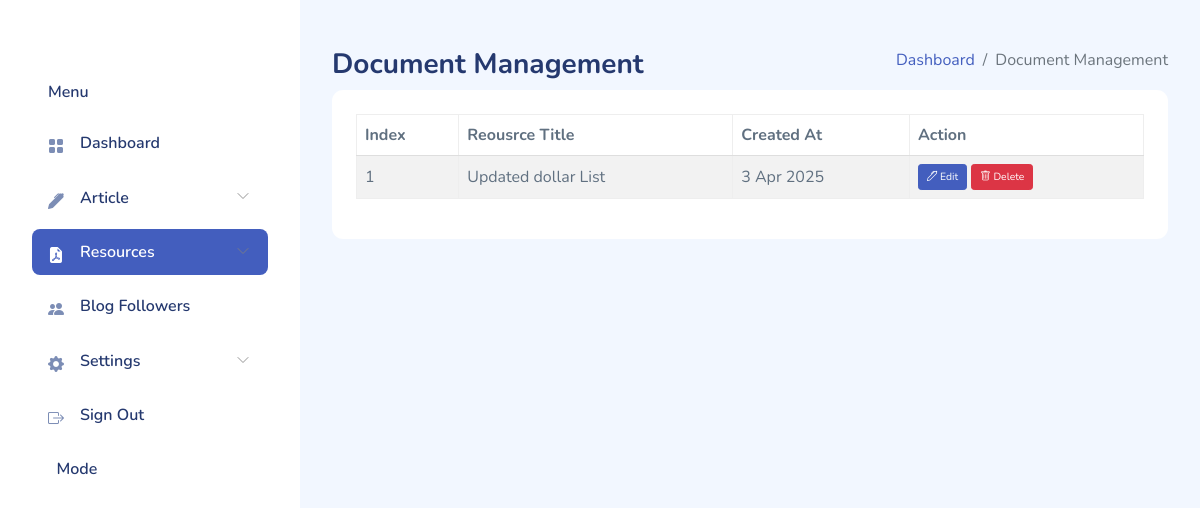
Page /document-management/ (signed in) on the earlier database version.
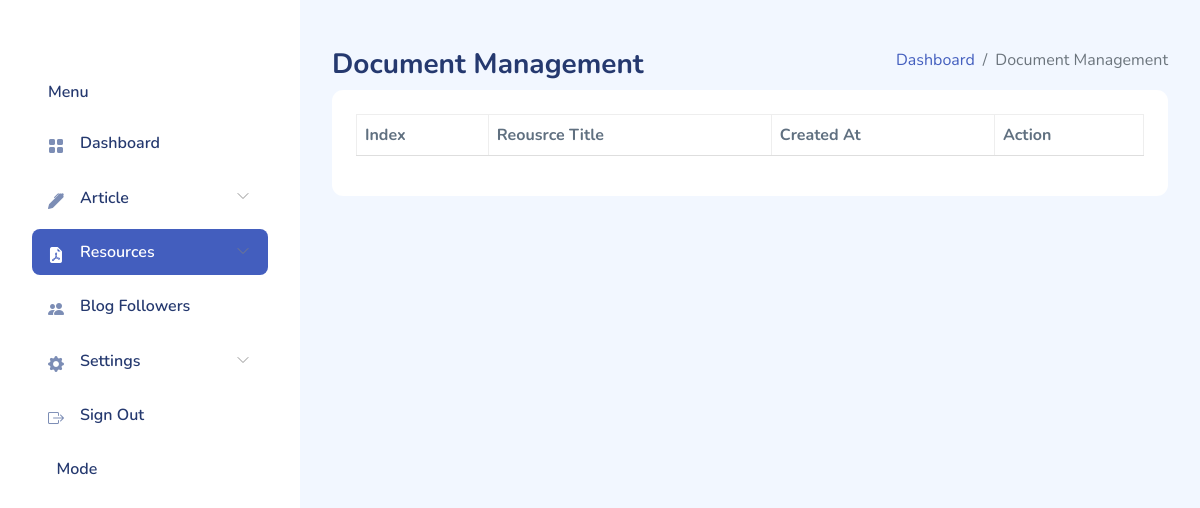
Same page on the later database version.
### admin_app/models.py (models this page shows, shortened)
class ResourcesModel(models.Model):
    resource_name = models.CharField(max_length=200)
    short_description = models.TextField()
    resource_file = models.FileField(upload_to="resources")
    created_at = models.DateTimeField(default=timezone.now)
    class Meta:
        verbose_name = "Resource"
        verbose_name_plural = "Resources"
        ordering = ['-created_at']

### admin_app/views.py (the view)
# urls.py: path("document-management/", DocumentManagement.as_view(), name="document-management-view"),
class DocumentManagement(AuthRequiredMixin, TemplateView):
    template_name = "admin_templates/resources-management.html"
    def get_context_data(self, *args, **kwargs):
        context = super().get_context_data(*args, **kwargs)
        resources = ResourcesModel.objects.only('id', 'resource_name', 'short_description', 'created_at').all()
        context['resources'] = resources
        return context

### admin_app/views.py (called while the page is built)
    def dispatch(self, request, *args, **kwargs):
        if not request.user.is_authenticated:
            return redirect(self.login_url)
        return super().dispatch(request, *args, **kwargs)

### templates/admin_templates/resources-management.html (shortened to what this page needs)
{% extends 'admin_templates/base.html' %}
{% block 'main-page-content' %}
<div class="page-heading">
    <div class="page-title">
        <div class="row">
            <div class="col-12 col-md-6 order-md-1 order-last">
                <h3>Document Management</h3>
            </div>
            <div class="col-12 col-md-6 order-md-2 order-first">
                <nav aria-label="breadcrumb" class="breadcrumb-header float-start float-lg-end">
                    <ol class="breadcrumb">
                        <li class="breadcrumb-item">
                            <a href="{% url 'admin-index-view' %}" hx-get="{% url 'admin-index-view' %}"
                                hx-target="#main-content" hx-swap="innerHTML" hx-push-url="true">Dashboard</a>
                        </li>
                        <li class="breadcrumb-item active" aria-current="page">Document Management</li>
                    </ol>
                </nav>
            </div>
        </div>
    </div>
    <section class="section">
        <div class="card">
            <div class="card-body">
                <div class="row">
                    <div class="col-md-12">
                        <table id="articleDataTable" class="table nowrap table-striped table-bordered dt-responsive"
                            style="width:100%">
                            <thead>
                                <tr>
                                    <th>Index</th>
                                    <th>Reousrce Title</th>
                                    <th>Created At</th>
                                    <th>Action</th>
                                </tr>
                            </thead>
                            <tbody>
                                {% for resource in resources %}
                                <tr data-slug="{{ resource.slug }}">
                                    <td>{{ forloop.counter }}</td>
                                    <td>{{ resource.resource_name }}</td>
                                    <td>{{ resource.created_at|date:"j M Y" }}</td>
                                    <td>
                                        <a href="{% url 'update-resource-view' resource.id %}"
                                            class="btn btn-primary btn-sm"><i class="bi bi-pen"></i> Edit</a>
                                            <a href="#" class="btn btn-danger btn-sm delete-btn"
                                                data-url="{% url 'delete-resource-view' resource.id %}">
                                                <i class="bi bi-trash"></i> Delete
                                            </a>
                                    </td>
                                </tr>
                                {% endfor %}
                            </tbody>
                        </table>
                    </div>
                </div>
            </div>
        </div>
    </section>
</div>
{% endblock %}

Differences in the rows shown:
removed ResourcesModel: resource_name "Updated dollar List", created_at "3 Apr 2025"
